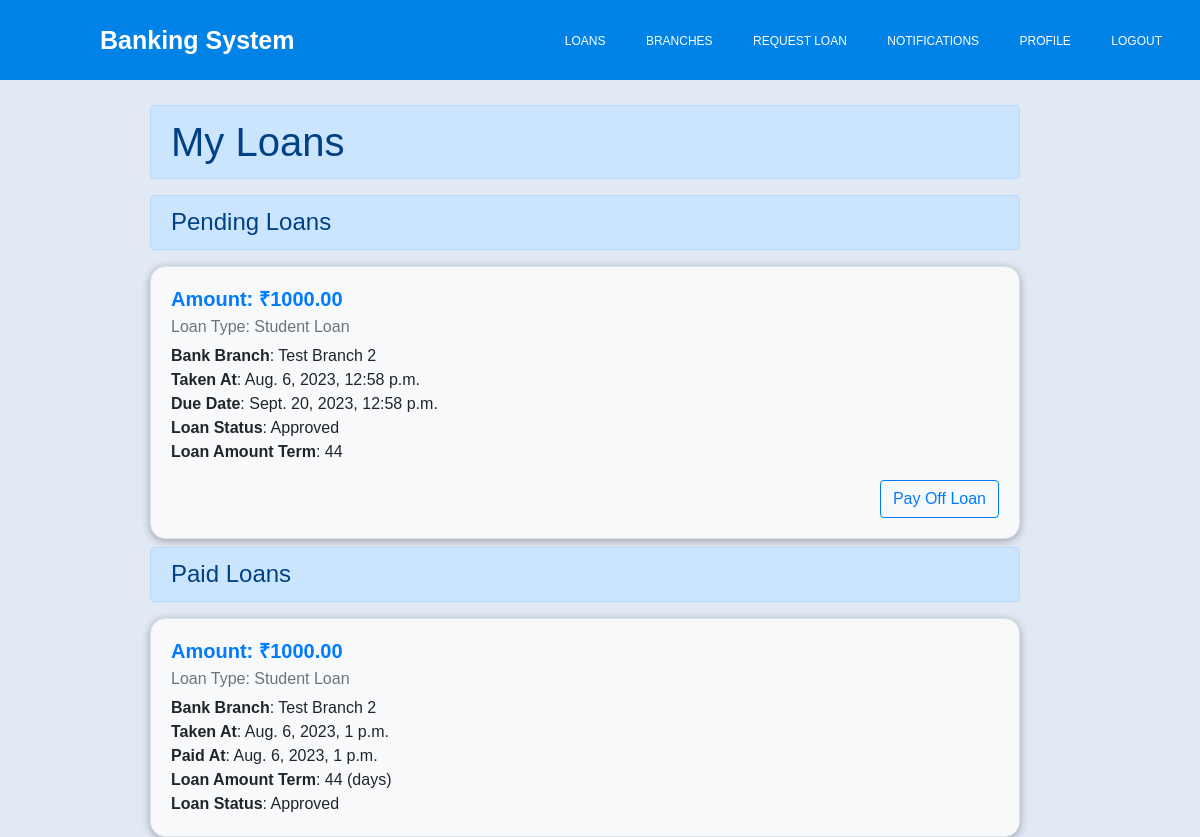
Before: / (signed in) with the older database file.
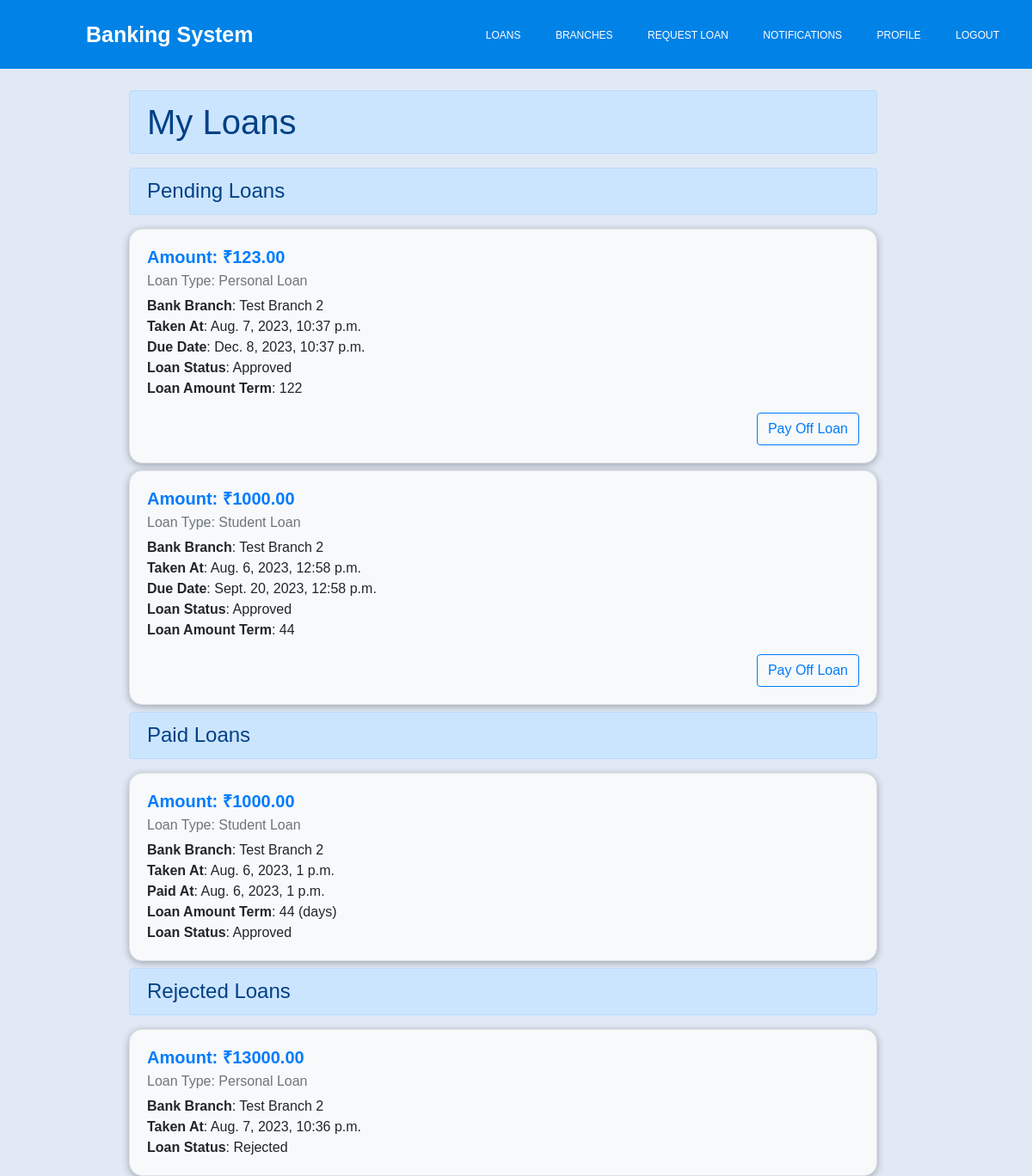
After: the same page with the newer database file.
### bank_management/models.py (models this page shows, shortened)
class Loan(models.Model):
    loan_type = models.CharField(max_length=15, choices=LOAN_TYPES)
    amount = models.DecimalField(max_digits=10, decimal_places=2)
    paid = models.BooleanField(default=False)
    branch = models.ForeignKey(Branch, on_delete=models.CASCADE)
    availed_by = models.ForeignKey(User, on_delete=models.CASCADE)
    interest_rate = models.PositiveIntegerField(default=0,blank=True,null=True)
    created_at = models.DateTimeField(auto_now_add=True)
    due_at = models.DateTimeField()
    paid_at = models.DateTimeField(blank=True,null=True)
    loan_status = models.CharField(max_length=15,blank=True,null=True)
    credited = models.BooleanField(default=False)
    def get_loan_amount_term(self):
        return (self.due_at - self.created_at).days
    def get_pay_loan_button(self):
        account = Account.objects.filter(hold_by=self.availed_by).first()
        total_amount = self.amount + (self.amount * self.interest_rate / 100)
        if not self.paid and account:
            return account.balance >= total_amount
        return False

class Branch(models.Model):
    name = models.CharField(max_length=100)
    address = models.CharField(max_length=200)
    code = models.CharField(max_length=10, unique=True)
    class Meta:
        verbose_name_plural = 'Branches'
    def __str__(self):
        return self.name

### bank_management/views.py (the view)
# urls.py: path("",loans,name='loans'),
@login_required
def loans(request):
    pending_loans = Loan.objects.filter(due_at__gte=timezone.now(),availed_by=request.user,paid=False,loan_status="Approved").order_by("-created_at")
    due_loans = Loan.objects.filter(due_at__lte=timezone.now(),availed_by=request.user,paid=False,loan_status="Approved").order_by("-created_at")
    for due_loan in due_loans:
        account = Account.objects.filter(hold_by=request.user).first()
        if account.balance > due_loan.amount:
            pay_loan(request,due_loan.pk)
    paid_loans = Loan.objects.filter(availed_by=request.user,paid=True,loan_status="Approved").order_by("-created_at")
    rejected_loans = Loan.objects.filter(availed_by=request.user,loan_status="Rejected",paid=False).order_by("-created_at")
    context={
        "due_loans":due_loans,
        "pending_loans":pending_loans,
        "paid_loans":paid_loans,
        "rejected_loans":rejected_loans,
    }
    return render(request,"loans.html",context=context)

### banking_system/templates/loans.html (shortened to what this page needs)
{% extends 'base.html' %} {% block content %}
<div class="row mt-2" style="width: 100%">
  <div class="col">
    {% if not pending_loans and not due_loans and not paid_loans and not rejected_loans %}
    <h1 class="mt-4">You dont have any loans as of now</h1>
    {% else %}
    <h1
      class="mt-2 alert alert-primary"
      style="margin-right: 150px; margin-left: 150px"
    >
      My Loans
    </h1>
    {% endif %} {% if pending_loans %}
    <h4
      class="mt-2 alert alert-primary"
      style="margin-right: 150px; margin-left: 150px"
    >
      Pending Loans
    </h4>
    {% for loan in pending_loans %}
    <div
      class="card mt-2"
      style="
        background-color: #f8f9fa;
        border: 1px solid #dee2e6;
        border-radius: 0.95rem;
        box-shadow: 0 0.125rem 0.5rem rgba(0, 0, 0, 0.3);
        margin-right: 150px;
        margin-left: 150px;
      "
    >
      <div class="card-body">
        <h5
          class="card-title"
          style="color: #007bff; font-size: 1.25rem; font-weight: bold"
        >
          Amount: &#8377;{{loan.amount}}
        </h5>
        <h6 class="card-subtitle mb-2 text-muted">
          Loan Type: {{loan.get_loan_type_display}}
        </h6>
        <p class="card-text">
          <b>Bank Branch</b>: {{loan.branch}} <br /><b>Taken At</b>:
          {{loan.created_at}} <br />
          <b>Due Date</b>: {{loan.due_at}} <br /><b>Loan Status</b>:
          {{loan.loan_status}} <br />
          {% if loan.get_loan_amount_term %}
          <b>Loan Amount Term</b>: {{loan.get_loan_amount_term}} <br />
          {% endif %}
        </p>
        {% if loan.get_pay_loan_button %}
        <button
          type="button"
          class="btn btn-outline-primary float-end"
          data-toggle="modal"
          data-target="#addBalanceModal"
        >
          Pay Off Loan
        </button>
        {% endif %}
      </div>
    </div>
    {% endfor %} {% endif %} {% if paid_loans %}
    <h4
      class="mt-2 alert alert-primary"
      style="margin-right: 150px; margin-left: 150px"
    >
      Paid Loans
    </h4>
    {% for loan in paid_loans %}
    <div
      class="card mt-2"
      style="
        background-color: #f8f9fa;
        border: 1px solid #dee2e6;
        border-radius: 0.95rem;
        margin-right: 150px;
        margin-left: 150px;
        box-shadow: 0 0.125rem 0.5rem rgba(0, 0, 0, 0.3);
      "
    >
      <div class="card-body">
        <h5
          class="card-title"
          style="color: #007bff; font-size: 1.25rem; font-weight: bold"
        >
          Amount: &#8377;{{loan.amount}}
        </h5>
        <h6 class="card-subtitle mb-2 text-muted">
          Loan Type: {{loan.get_loan_type_display}}
        </h6>
        <p class="card-text">
          <b>Bank Branch</b>: {{loan.branch}} <br /><b>Taken At</b>:
          {{loan.created_at}} <br /><b>Paid At</b>: {{loan.paid_at}}
          <br />
          <b>Loan Amount Term</b>: {{loan.get_loan_amount_term}} (days)
          <br />
          <b>Loan Status</b>: {{loan.loan_status}} <br />
        </p>
      </div>
    </div>
    {% endfor %} {% endif %} {% if rejected_loans %}
    <h4
      class="mt-2 alert alert-primary"
      style="margin-right: 150px; margin-left: 150px"
    >
      Rejected Loans
    </h4>
    {% for loan in rejected_loans %}
    <div
      class="card mt-2"
      style="
        background-color: #f8f9fa;
        border: 1px solid #dee2e6;
        border-radius: 0.95rem;
        margin-right: 150px;
        margin-left: 150px;
        box-shadow: 0 0.125rem 0.5rem rgba(0, 0, 0, 0.3);
      "
    >
      <div class="card-body">
        <h5
          class="card-title"
          style="color: #007bff; font-size: 1.25rem; font-weight: bold"
        >
          Amount: &#8377;{{loan.amount}}
        </h5>
        <h6 class="card-subtitle mb-2 text-muted">
          Loan Type: {{loan.get_loan_type_display}}
        </h6>
        <p class="card-text">
          <b>Bank Branch</b>: {{loan.branch}} <br /><b>Taken At</b>:
          {{loan.created_at}}
          <br />
          <b>Loan Status</b>: {{loan.loan_status}} <br />
        </p>
      </div>
    </div>
    {% endfor %} {% endif %}
  </div>
</div>
{% endblock content %}

### banking_system/templates/base.html (shortened to what this page needs)
{% load static %}
<!DOCTYPE html>
<html lang="en">
  <head>
    <link
      href="https://cdn.jsdelivr.net/npm/bootstrap@5.0.2/dist/css/bootstrap.min.css"
      rel="stylesheet"
    />
    <link
      rel="stylesheet"
      href="https://cdnjs.cloudflare.com/ajax/libs/font-awesome/6.1.1/css/all.min.css"
    />
    <link
      rel="stylesheet"
      href="https://stackpath.bootstrapcdn.com/bootstrap/4.3.1/css/bootstrap.min.css"
    />
    <link rel="stylesheet" type="text/css" href="{% static 'navbar.css' %}" />
  </head>
  <body style="background-color: #e1e9f5">
    <nav>
      <label class="logo">Banking System</label>
      <ul>
        <li><a href="{% url 'loans' %}">Loans</a></li>
        <li><a href="{% url 'branches' %}">Branches</a></li>
        <li><a href="{% url 'loan-request' %}">Request Loan</a></li>
        <li>
          <a href="{% url 'notifications' %}"
            >Notifications
          </a>
        </li>
        <li><a href="{% url 'my-profile' %}">Profile</a></li>
        <li><a href="{% url 'logout' %}">Logout</a></li>
      </ul>
    </nav>
    {% block content %}  {% endblock content %}
  </body>
</html>

### banking_system/static/navbar.css (style rules this page uses)
* { margin: 0; padding: 0; text-decoration: none; list-style: none; box-sizing: border-box; }
body { font-family: sans-serif; }
nav { background: #0082e6; height: 80px; width: 100%; }
label.logo { color: white; font-size: 25px; line-height: 80px; padding: 0 100px; font-weight: bold; }
nav ul { float: right; margin-right: 20px; }
nav ul li { display: inline-block; line-height: 80px; margin: 0 5px; }
nav ul li a { color: white; font-size: 12px; text-transform: uppercase; padding: 7px 13px; border-radius: 3px; }

Changed rows visible on the page:
added Loan: amount "123.00", loan_type "Personal Loan", branch "Test Branch 2", created_at "Aug. 7, 2023, 10:37 p.m.", due_at "Dec. 8, 2023, 10:37 p.m.", loan_status "Approved", get_loan_amount_term "122", interest_rate "Pay Off Loan", shown under "Pending Loans"
added Loan: amount "13000.00", loan_type "Personal Loan", branch "Test Branch 2", created_at "Aug. 7, 2023, 10:36 p.m.", loan_status "Rejected", shown under "Rejected Loans"
Other visible differences:
text now shown: "Rejected Loans"
